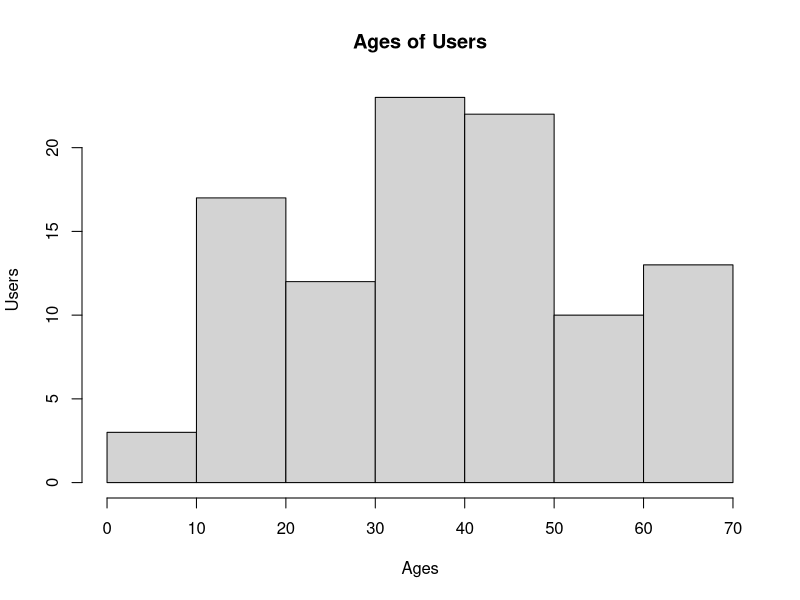

Reproduce this figure in R.
setwd("/Users/Nicholas/Documents/Projects/R/")
bData <- read.csv("brUsers.csv", TRUE, ",")
head(bData)

#Histogram
hist(bData$age, main="Ages of Users", ylab="Users", xlab="Ages")

#Scatter plot
#plot(bData$age, bData$income, ylab="Income", xlab="Age")

#boxplot(bData$age)
